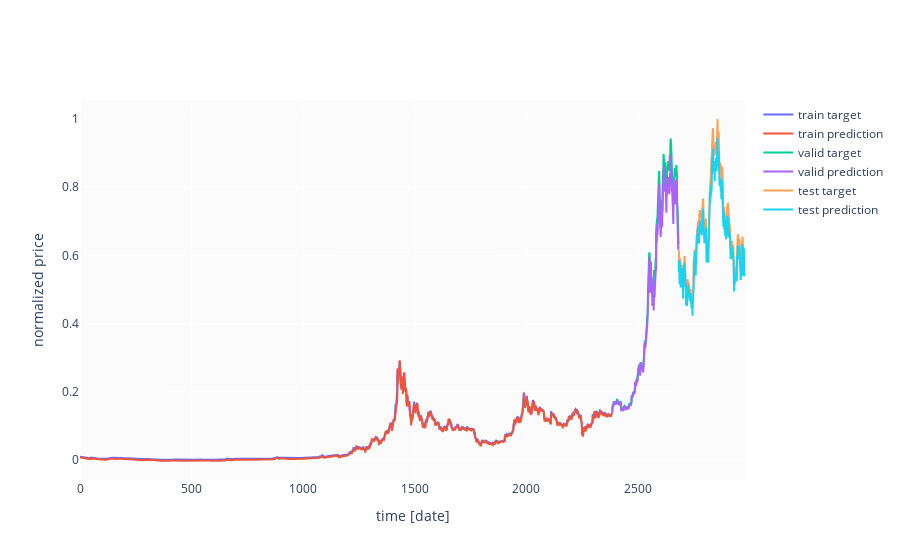

The notebook cell this image was saved under:
### Code cell
ft = 1 # 0 = open, 1 = close, 2 = highest, 3 = lowest

fig = go.Figure(layout=layout)

fig.add_trace(go.Scatter(x=np.arange(y_train.shape[0]), y=y_train[:,ft], name='train target'))
fig.add_trace(go.Scatter(x=np.arange(y_train.shape[0]), y=y_train_pred[:,ft], name='train prediction'))
fig.add_trace(go.Scatter(x=np.arange(y_train.shape[0], y_train.shape[0]+y_valid.shape[0]), y=y_valid[:,ft], name='valid target'))
fig.add_trace(go.Scatter(x=np.arange(y_train.shape[0], y_train.shape[0]+y_valid.shape[0]), y=y_valid_pred[:,ft], name='valid prediction'))
fig.add_trace(go.Scatter(x=np.arange(y_train.shape[0]+y_valid.shape[0], y_train.shape[0]+y_test.shape[0]+y_test.shape[0]), y=y_test[:,ft], name='test target'))
fig.add_trace(go.Scatter(x=np.arange(y_train.shape[0]+y_valid.shape[0], y_train.shape[0]+y_test.shape[0]+y_test.shape[0]), y=y_test_pred[:,ft], name='test prediction'))

fig.update_xaxes(title="time [date]")
fig.update_yaxes(title="normalized price")

fig.show()

### Figure 1 — Plotly figure (JSON) as saved in the notebook; plotly's stock layout.template omitted (floating-point values rounded to 4 significant figures; data arrays with more than 128 entries replaced by an {"elided": "..."} marker saying what was removed)
{"data": [{"name": "train target", "type": "scatter", "x": {"elided": "2384 int values"}, "y": {"elided": "2384 float values"}}, {"name": "train prediction", "type": "scatter", "x": {"elided": "2384 int values"}, "y": {"elided": "2384 float values"}}, {"name": "valid target", "type": "scatter", "x": {"elided": "298 int values"}, "y": {"elided": "298 float values"}}, {"name": "valid prediction", "type": "scatter", "x": {"elided": "298 int values"}, "y": {"elided": "298 float values"}}, {"name": "test target", "type": "scatter", "x": {"elided": "298 int values"}, "y": {"elided": "298 float values"}}, {"name": "test prediction", "type": "scatter", "x": {"elided": "298 int values"}, "y": {"elided": "298 float values"}}], "layout": {"paper_bgcolor": "rgba(0,0,0,0)", "plot_bgcolor": "rgba(250,250,250,0.8)", "xaxis": {"title": {"text": "time [date]"}}, "yaxis": {"title": {"text": "normalized price"}}}}
